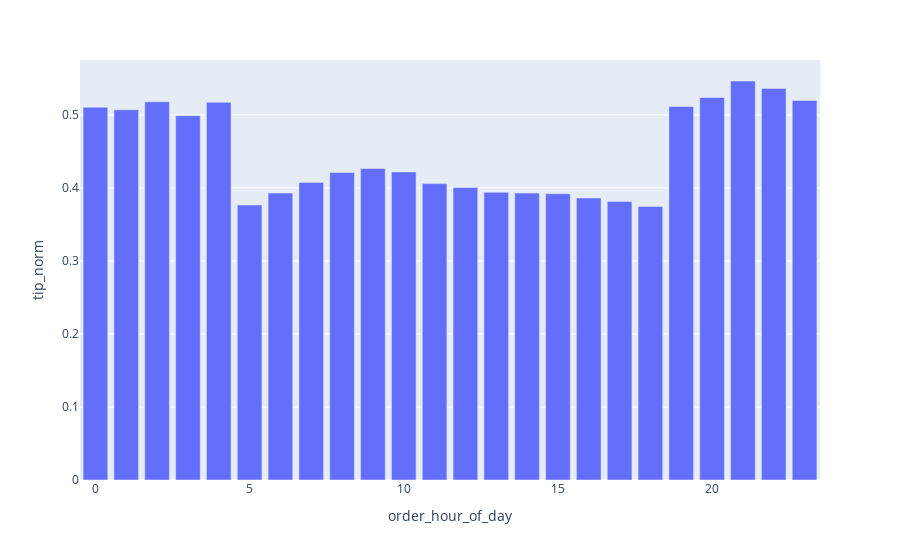

Here is the notebook cell this chart was saved with:
### Code cell
px.bar(df_hour, x="order_hour_of_day", y="tip_norm")

### Figure 1 — Plotly figure (JSON) as saved in the notebook; plotly's stock layout.template omitted (floating-point values rounded to 4 significant figures)
{"data": [{"alignmentgroup": "True", "hovertemplate": "order_hour_of_day=%{x}<br>tip_norm=%{y}<extra></extra>", "legendgroup": "", "marker": {"color": "#636efa", "pattern": {"shape": ""}}, "name": "", "offsetgroup": "", "orientation": "v", "showlegend": false, "textposition": "auto", "type": "bar", "x": [0, 1, 2, 3, 4, 5, 6, 7, 8, 9, 10, 11, 12, 13, 14, 15, 16, 17, 18, 19, 20, 21, 22, 23], "xaxis": "x", "y": [0.5106, 0.507, 0.5179, 0.499, 0.5172, 0.3765, 0.393, 0.4076, 0.4211, 0.4265, 0.4219, 0.4059, 0.4004, 0.394, 0.3929, 0.392, 0.3862, 0.3816, 0.3746, 0.5117, 0.5239, 0.5464, 0.5363, 0.5199], "yaxis": "y"}], "layout": {"barmode": "relative", "legend": {"tracegroupgap": 0}, "margin": {"t": 60}, "xaxis": {"anchor": "y", "domain": [0, 1], "title": {"text": "order_hour_of_day"}}, "yaxis": {"anchor": "x", "domain": [0, 1], "title": {"text": "tip_norm"}}}}
